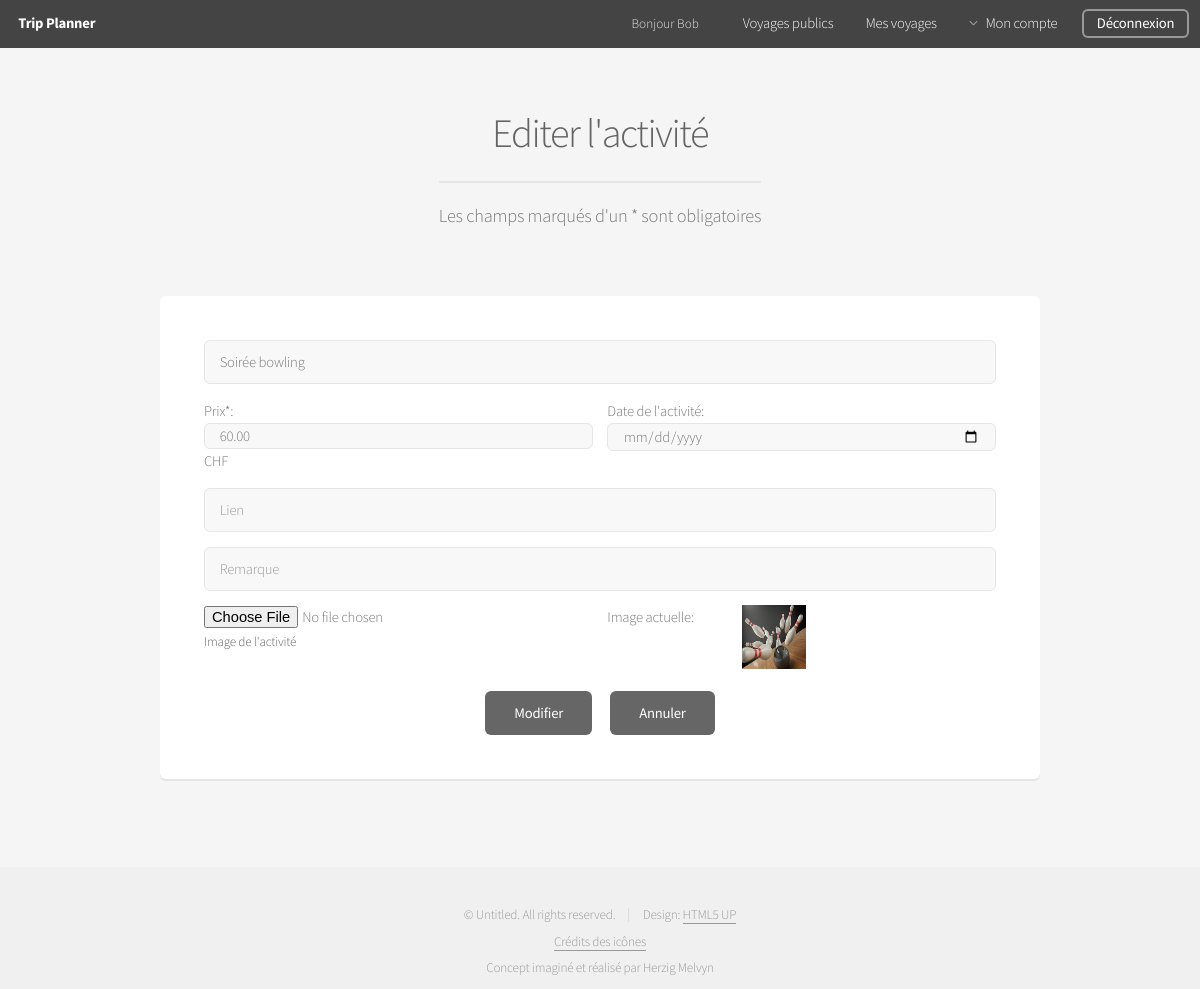
/index.php?action=change_Activity&id=3 (signed in), run on an earlier commit of the app's database.
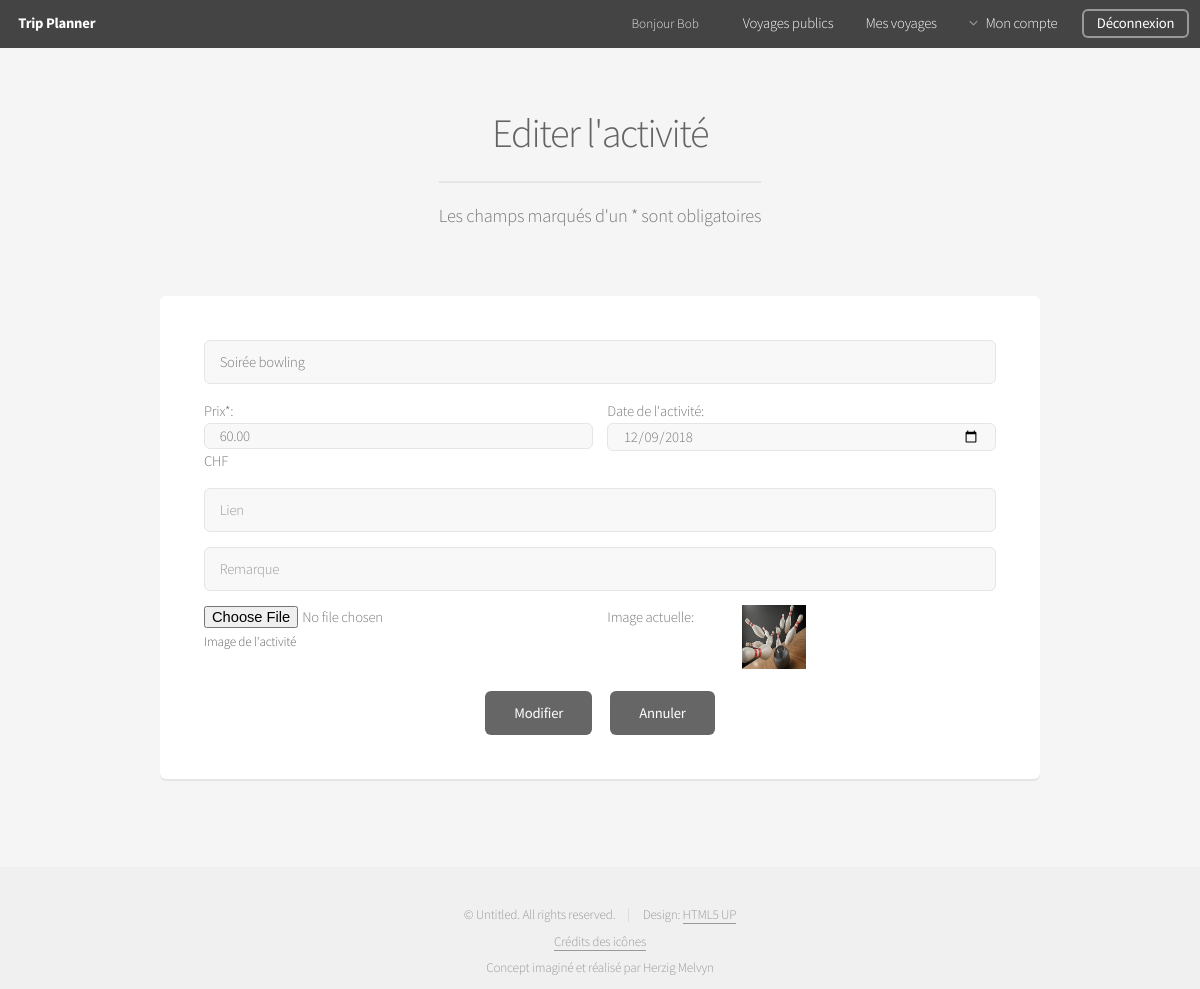
And on a later commit of the database.
### tables this page shows
CREATE TABLE IF NOT EXISTS `Activity` (
    `idActivity` INT UNSIGNED NOT NULL AUTO_INCREMENT,
    `fkTrip` INT UNSIGNED NOT NULL,
    `Description` VARCHAR(45) NOT NULL,
    `Price` FLOAT(10,2) UNSIGNED NOT NULL DEFAULT 0,
    `Date` DATE NULL,
    `Link` TEXT(255) NULL,
    `Note` TEXT(280) NULL,
    `Image` TINYINT(1) NOT NULL DEFAULT 0,
    PRIMARY KEY (`idActivity`),
    INDEX `fk_Activity_Trip_Id` (`fkTrip` ASC),
    CONSTRAINT `fk_Activity_Trip`
    FOREIGN KEY (`fkTrip`)
    REFERENCES `Trip` (`idTrip`)
    ON DELETE CASCADE
    ON UPDATE CASCADE
);

### www/model/model_Activity.php (called while the page is built, shortened)
<?php
function get_Activity($m_Id_User, $m_Id_Activity)
{
    $connection = connect();
    $connection->setAttribute(PDO::ATTR_ERRMODE, PDO::ERRMODE_EXCEPTION);
    $req = $connection->prepare("SELECT Activity.* FROM Activity INNER JOIN Trip ON Activity.fkTrip = Trip.idTrip WHERE Trip.fkUser_Organizer = ? AND Activity.idActivity = ?");
    $req->bindParam(1,$m_Id_User,PDO::PARAM_INT);
    $req->bindParam(2,$m_Id_Activity,PDO::PARAM_INT);
    $req->execute();
    $result = $req->fetch(PDO::FETCH_ASSOC);
    return $result;
}

### www/view/view_Change_Activity.php (the view, shortened to what this page needs)
<header>
	<h2>Editer l'activité</h2>
	<p>Les champs marqués d'un * sont obligatoires</p>
</header>
<div class="row">
    <div class="12u">
        <section class="box">
			<form method="post" action="index.php?action=change_Activity&id=<?php echo $_GET['id'];?>" enctype="multipart/form-data">
				<div class="row uniform 50%">
					<div class="12u 12u(mobilep)">
						<input type="text" name="description" placeholder="Description*" value="<?php echo $activity['Description'];?>" maxlength="45" required/>
					</div>
				</div>
                <div class="row uniform 50%">
                    <div class="6u 12u(mobilep)">
                        <div>Prix*:</div>
						<input type="number" id="price" onchange="two_Decimal()" name="price" value="<?php echo $activity['Price'];?>" value="0" min="0" step="0.01" required/>
                        <span>CHF</span>
                    </div>
                    <div class="6u 12u(mobilep)">
						<div>Date de l'activité:</div>
						<input type="date" id="start" name="date_Activity" value="<?php echo $activity['Date'];?>" min="2018-01-01"/>
					</div>
                </div>
				<div class="row uniform 50%">
					<div class="12u 12u(mobilep)">
						<input type="text" name="link" placeholder="Lien" value="<?php echo $activity['Link'];?>" maxlength="255"/>
					</div>
				</div>
                <div class="row uniform 50%">
                    <div class="12u 12u(mobilep)">
						<input type="text" name="note" placeholder="Remarque" value="<?php echo $activity['Note'];?>" maxlength="280"/>
                    </div>
                </div>
				<div class="row uniform 50%">
					<div class="6u 12u(mobilep)">
						<input type="file" name="image"/>
						<label for="image">Image de l'activité</label>
					</div>
                    <div class="2u 12u(mobilep)">
				        <span>Image actuelle:</span>
					</div>
                    <div class="3u 12u(mobilep)">
				        <?php
                            if($activity['Image'] == true)
                            {
                                 echo "<td><a class='no_Border' href='images/user".$_SESSION["id"]."/".$activity['fkTrip']."/Activity/".$activity['idActivity'].".jpg'><img class='thumbnail' src='images/user".$_SESSION["id"]."/".$activity['fkTrip']."/Activity/".$activity['idActivity'].".jpg'></a></td>";
                            }
                                 else
                            {
                                 echo '<td><img class="thumbnail" src="images/default_Activity.png"></td>';
                            }
                        ?>
					</div>
				</div>
				<div class="row uniform 50%">
					<div class="12u" align="center">
						<ul class="actions">
					        <li><input type="submit" value="Modifier" /></li>
                            <li><a class="button" href="<?php echo "index.php?action=see_Trip&id=".$activity['fkTrip']?>/#activity">Annuler</a></li>
						</ul>
					</div>
				</div>
			</form>
		</section>
	</div>
</div>
<?php
$contenu = ob_get_clean();
require "view/template.php";

### www/index.php (shortened to what this page needs)
<?php
require 'controller/controller_Activity.php';
try
{
    if (isset($_GET['action']))
    {
        $action = $_GET['action'];
        switch ($action)
        {
            case 'change_Activity';
                change_Activity();
                break;
        }
    }
    else
    {
        welcome();
    }
}
catch (Exception $e)
{
   error();
}

### www/controller/controller_Activity.php (shortened to what this page needs)
<?php
function change_Activity()
{
    if(isset($_SESSION['user']) && !empty($_SESSION['user']))
    {
        if(isset($_GET['id']) && !empty($_GET['id']))
        {
            $id_Activity = check_Number($_GET['id']);
            $activity = get_Activity($_SESSION['id'],$id_Activity);
            if(isset($activity) && !empty($activity))
            {
                if($_POST)
                {
                    $checking = check_Activity_Data($_POST);
                    if($checking == "")
                    {
                        if(!file_exists($_FILES['image']['tmp_name']) || !is_uploaded_file($_FILES['image']['tmp_name']))
                        {
                            $image = false;
                        }
                        else
                        {
                            $image = $_FILES['image'];
                            $file_Name = $_FILES['image']['name'];
                            $file_Tmp_Name = $_FILES['image']['tmp_name'];
                            $file_Size = $_FILES['image']['size'];
                            $file_Error = $_FILES['image']['error'];
                            $file_Type = $_FILES['image']['type'];
                            $file_Ext = explode('.',$file_Name);
                            $file_Actual_Ext = strtolower(end($file_Ext));
                            $checking = check_Image($file_Actual_Ext, $file_Error, $file_Size);
                            if($checking == "")
                            {
                                $file_Tmp_New_Name = $_SESSION['id'].'.jpg';
                                $image = true;
                            }
                            else
                            {
                                $error_Message = $checking;
                                require "view/view_Change_Activity.php";
                            }
                        }
                        update_Activity($activity['idActivity'],$_POST['description'],$_POST['date_Activity'],$_POST['price'],$_POST['link'],$_POST['note'],$image);
                        if($image == true)
                        {
                            $file_Destination = "images/user".$_SESSION['id']."/".$activity['fkTrip']."/Activity/".$file_Tmp_New_Name;
                            move_uploaded_file($file_Tmp_Name,$file_Destination);
                            rename($file_Destination,"images/user".$_SESSION['id']."/".$activity['fkTrip']."/Activity/".$activity['idActivity'].".jpg");
                        }
                        header("Location: index.php?action=see_Trip&id=".$activity['fkTrip']."/#activity");
                    }
                    else
                    {
                        $error_Message = $checking;
                        require "view/view_Change_Activity.php";
                    }
                }
                else
                {
                    require "view/view_Change_Activity.php";
                }
            }
            else
            {
                header('Location: index.php?action=new_Trip');
            }
        }
        else
        {
            header('Location: index.php?action=my_Trip&page=1');
        }
    }
    else
    {
         header('Location: index.php?action=login');
    }
}

### www/view/template.php (shortened to what this page needs)
<!DOCTYPE HTML>
<html>
	<head>
		<link rel="stylesheet" href="assets/css/main.css" />
		<link rel="stylesheet" href="assets/css/additional.css" />
	</head>
	<body>
		<div id="page-wrapper">
				<header id="header">
					<h1><a href="index.php?action=home">Trip Planner</a></h1>
					<nav id="nav">
						<ul>
                            <?php if(isset($_SESSION['user'])){ ?>
                            <li><h5 class="head_Text">Bonjour <?php echo htmlspecialchars($_SESSION['nickname']);?></h5></li>
                            <?php } ?>
							<li><a href="index.php?action=public_Trip&page=1">Voyages publics</a></li>
							<?php if(isset($_SESSION['user'])){ ?>
								<li><a href="index.php?action=my_Trip&page=1">Mes voyages</a></li>
								<li>
									<a href="#" class="icon fa-angle-down">Mon compte</a>
								</li>
								<li><a href="index.php?action=logout" class="button special">Déconnexion</a></li>
							<?php }else{ ?>
								<li><a href="index.php?action=register">Inscription</a></li>
								<li><a href="index.php?action=login" class="button special">Connexion</a></li>
							<?php } ?>
						</ul>
					</nav>
				</header>
                <section id="main" class="container">
                    <?=$contenu ?>
                </section>
				<footer id="footer">
					<ul class="copyright">
                        <li>&copy; Untitled. All rights reserved.</li><li>Design: <a href="http://html5up.net">HTML5 UP</a></li>
                        <div><a href="index.php?action=credit_Icon">Crédits des icônes</a></div>
						<div>Concept imaginé et réalisé par Herzig Melvyn</div>
					</ul>
				</footer>
		</div>
	</body>
</html>

### www/assets/css/additional.css (style rules this page uses)
.head_Text { color: #e6e6e6; padding-right: 2em; }
.thumbnail { height: 64px; width: 64px; }
.no_Border { border: none; }

What changed in the data, as far as the page shows it:
changed activity "Soirée bowling": date_Activity (not shown) → "12/09/2018"
